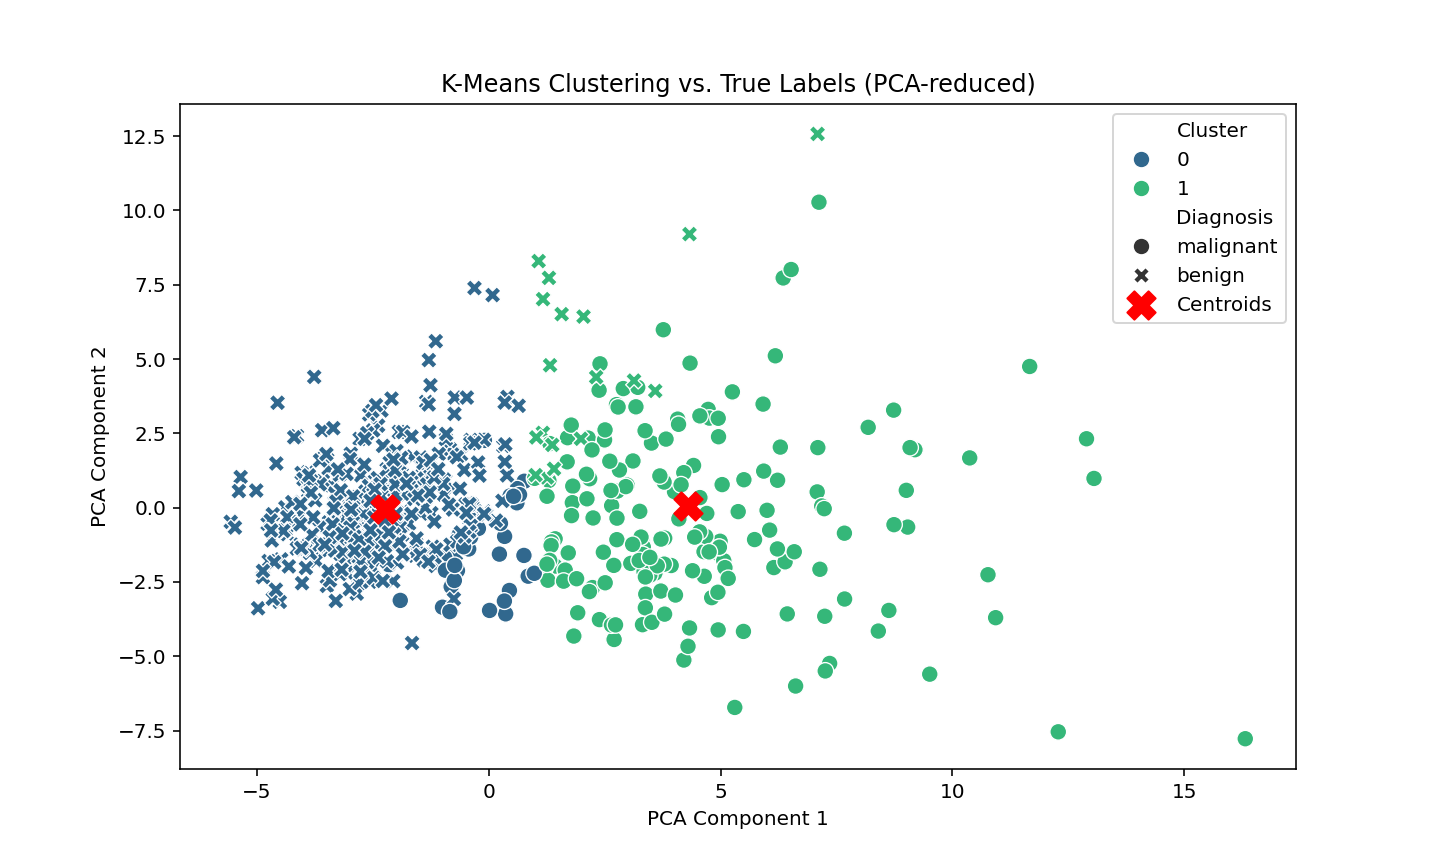

Python code for this plot:
import pandas as pd
import matplotlib.pyplot as plt
import seaborn as sns
from sklearn.datasets import load_breast_cancer
from sklearn.preprocessing import StandardScaler
from sklearn.cluster import KMeans
from sklearn.decomposition import PCA

data1 = load_breast_cancer(as_frame=True)
X = data1.data          
y = data1.target        

df = X.copy()
df['Diagnosis'] = y.map({0: 'malignant', 1: 'benign'})

print("Dataset shape:", df.shape)
print(df[['Diagnosis']].value_counts())

features = data1.feature_names
scaler = StandardScaler()
X_scaled = scaler.fit_transform(df[features])

k = 2  
kmeans = KMeans(n_clusters=k, random_state=42, n_init=10)
cluster_labels = kmeans.fit_predict(X_scaled)
df['Cluster'] = cluster_labels


pca = PCA(n_components=2, random_state=42)
X_pca = pca.fit_transform(X_scaled)
df['PCA1'], df['PCA2'] = X_pca[:, 0], X_pca[:, 1]


plt.figure(figsize=(10, 6))
sns.scatterplot(x='PCA1', y='PCA2',hue='Cluster',style='Diagnosis',data=df, palette='viridis', s=70)
centers = pca.transform(kmeans.cluster_centers_)
plt.scatter(centers[:, 0], centers[:, 1],c='red', s=200, marker='X', label='Centroids')
plt.title('K-Means Clustering vs. True Labels (PCA-reduced)')
plt.legend()
plt.xlabel('PCA Component 1')
plt.ylabel('PCA Component 2')
plt.savefig("lab10.png")
plt.show()


print("Scaled-data Cluster Centers (2D PCA space):\n", centers)
print(f"\nExplained variance by 2 PCA components: {pca.explained_variance_ratio_.sum():.2%}")


contingency = pd.crosstab(df['Cluster'], df['Diagnosis'],rownames=['Cluster'], colnames=['Diagnosis'])
print("\nCluster vs Diagnosis:\n", contingency)
